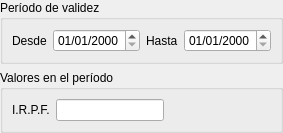
<?xml version="1.0" encoding="UTF-8"?>
<ui version="4.0">
 <class>frmPeriodosImpuesto</class>
 <widget class="QWidget" name="frmPeriodosImpuesto">
  <property name="geometry">
   <rect>
    <x>0</x>
    <y>0</y>
    <width>264</width>
    <height>112</height>
   </rect>
  </property>
  <property name="windowTitle">
   <string>Períodos de validez del impuesto</string>
  </property>
  <layout class="QVBoxLayout" name="verticalLayout">
   <property name="margin">
    <number>0</number>
   </property>
   <item>
    <widget class="QGroupBox" name="groupBox">
     <property name="title">
      <string>Período de validez</string>
     </property>
     <layout class="QHBoxLayout" name="horizontalLayout">
      <item>
       <widget class="QLabel" name="label">
        <property name="text">
         <string>Desde</string>
        </property>
       </widget>
      </item>
      <item>
       <widget class="DBDateTimeEdit" name="db_fechadesde">
        <property name="displayFormat">
         <string>dd/MM/yyyy</string>
        </property>
        <property name="fieldName">
         <string>fechadesde</string>
        </property>
        <property name="dataEditable">
         <bool>true</bool>
        </property>
       </widget>
      </item>
      <item>
       <widget class="QLabel" name="label_2">
        <property name="text">
         <string>Hasta</string>
        </property>
       </widget>
      </item>
      <item>
       <widget class="DBDateTimeEdit" name="db_fechahasta">
        <property name="displayFormat">
         <string>dd/MM/yyyy</string>
        </property>
        <property name="fieldName">
         <string>fechahasta</string>
        </property>
        <property name="dataEditable">
         <bool>true</bool>
        </property>
       </widget>
      </item>
     </layout>
    </widget>
   </item>
   <item>
    <widget class="QGroupBox" name="groupBox_2">
     <property name="title">
      <string>Valores en el período</string>
     </property>
     <layout class="QHBoxLayout" name="horizontalLayout_2">
      <item>
       <widget class="QLabel" name="label_3">
        <property name="text">
         <string>I.R.P.F.</string>
        </property>
       </widget>
      </item>
      <item>
       <widget class="DBNumberEdit" name="db_irpf">
        <property name="fieldName">
         <string>irpf</string>
        </property>
        <property name="dataEditable">
         <bool>true</bool>
        </property>
       </widget>
      </item>
      <item>
       <spacer name="horizontalSpacer">
        <property name="orientation">
         <enum>Qt::Horizontal</enum>
        </property>
        <property name="sizeHint" stdset="0">
         <size>
          <width>40</width>
          <height>20</height>
         </size>
        </property>
       </spacer>
      </item>
     </layout>
    </widget>
   </item>
  </layout>
 </widget>
 <customwidgets>
  <customwidget>
   <class>DBDateTimeEdit</class>
   <extends>QDateTimeEdit</extends>
   <header>widgets/dbdatetimeedit.h</header>
  </customwidget>
  <customwidget>
   <class>DBNumberEdit</class>
   <extends>QLineEdit</extends>
   <header>widgets/dbnumberedit.h</header>
  </customwidget>
 </customwidgets>
 <resources/>
 <connections/>
</ui>
